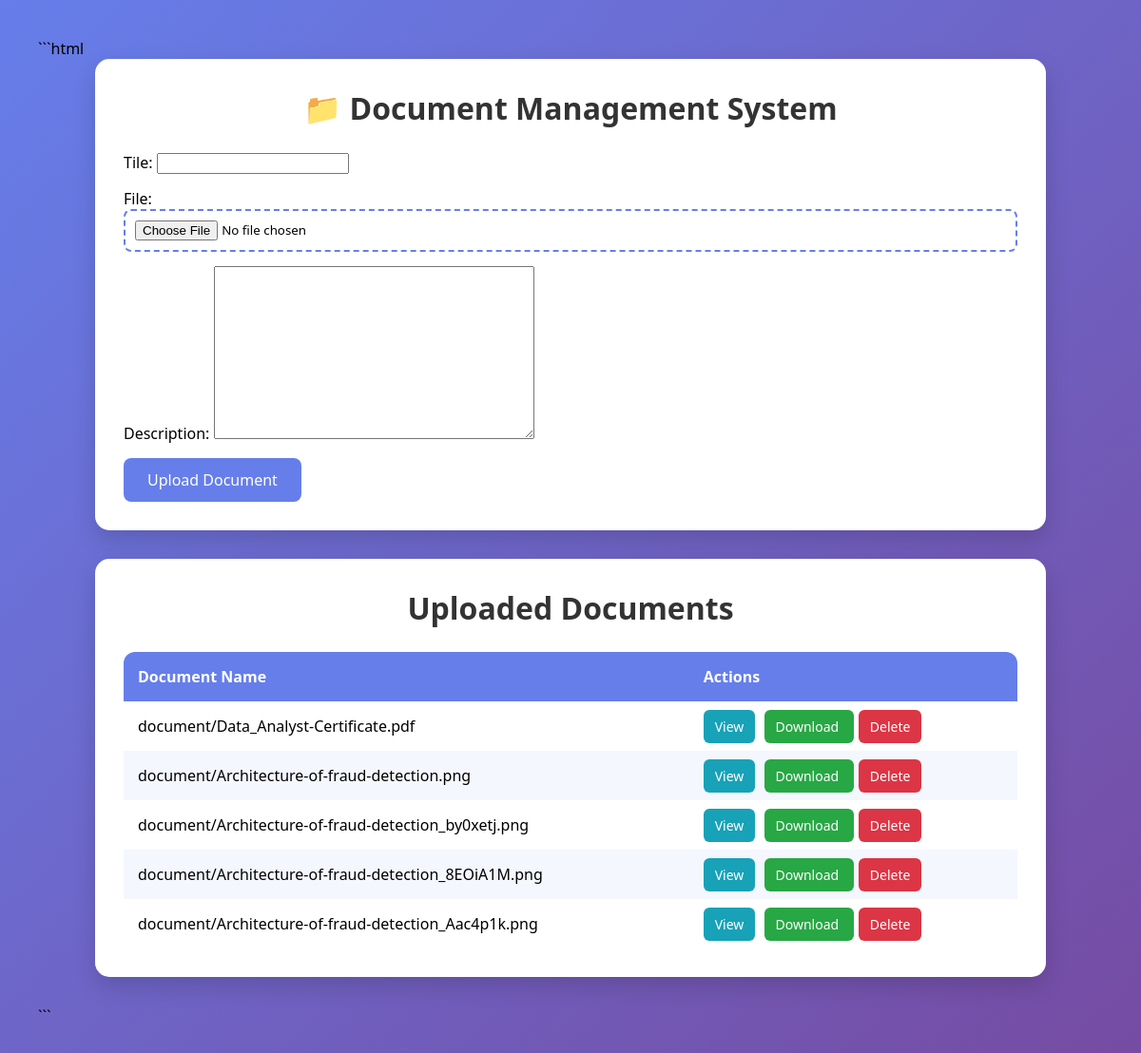
Before: /upload/ with the older database file.
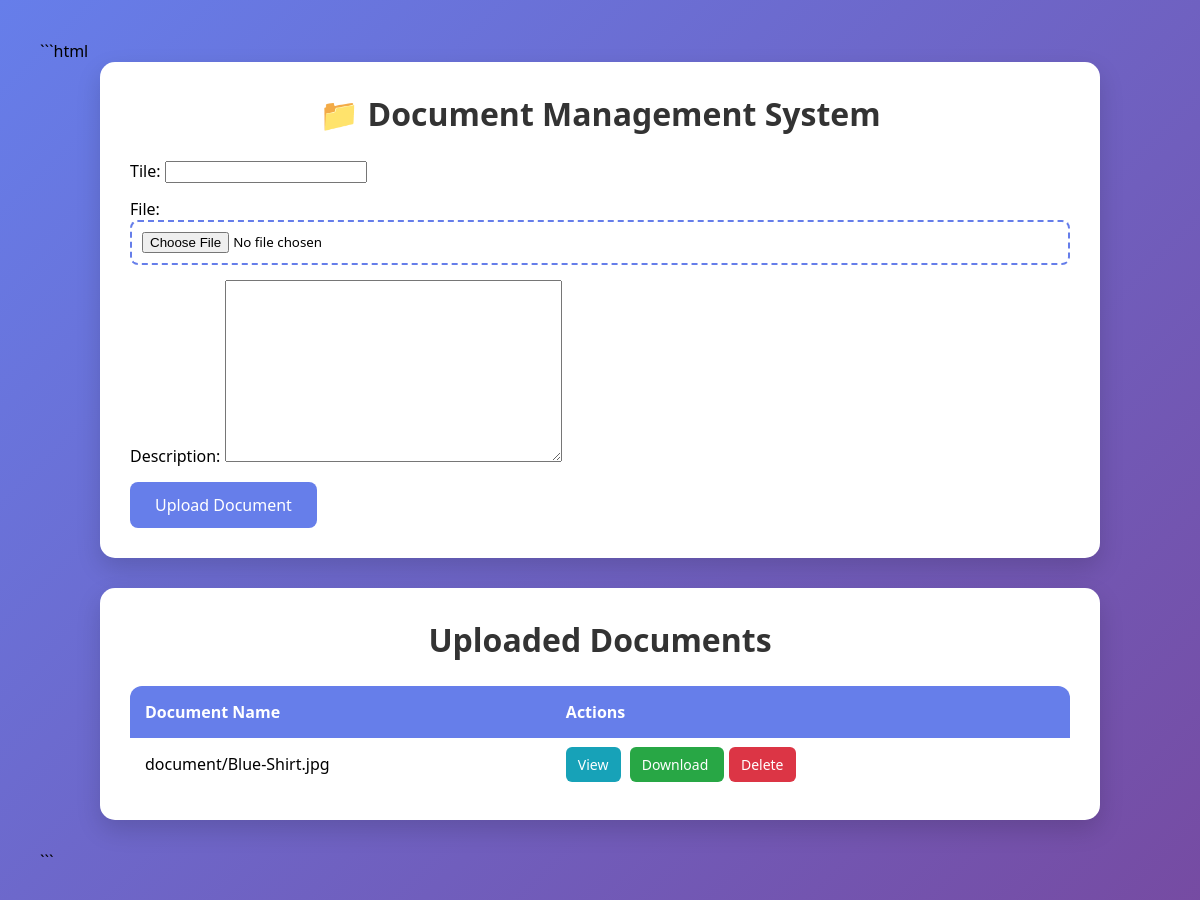
After: the same page with the newer database file.
### app1/models.py (models this page shows)
class Document(models.Model):
    Tile = models.CharField(max_length=150)
    File = models.FileField(upload_to='document/')
    Description = models.TextField()

### app1/views.py (the view)
# urls.py: path('upload/',views.upload,name='upload'),
def upload(request):
    data = Document.objects.all()
    if request.method == 'POST':
        form = DocumentForm(request.POST, request.FILES)
        if form.is_valid():
            form.save()
            return redirect('upload')
    form = DocumentForm()
    return render(request, 'task.html', {'form': form, 'data': data})

### app1/forms.py (shortened to what this page needs)
class DocumentForm(forms.ModelForm):
    class Meta:
        model = Document
        fields = '__all__'

### templates/task.html (shortened to what this page needs)
<!DOCTYPE html>
<html lang="en">
<head>
</head>
<body>
<div class="container">
    <div class="card">
        <h1>📁 Document Management System</h1>
        <form action="{% url 'upload' %}" method="post" enctype="multipart/form-data">
            {{ form.as_p }}
            <button type="submit" class="upload-btn">
                Upload Document
            </button>
        </form>
    </div>
    <div class="card">
        <h1>Uploaded Documents</h1>
        <table>
            <thead>
                <tr>
                    <th>Document Name</th>
                    <th>Actions</th>
                </tr>
            </thead>
            <tbody>
                {% for i in data %}
                <tr>
                    <td>{{ i.File }}</td>
                    <td>
                        <a href="{% url 'view' i.id %}" class="btn view">View</a>
                        <a href="{% url 'download' i.id %}" class="btn download">
                            Download
                        </a>
                        <a href="{% url 'delete' i.id %}"
                           class="btn delete"
                           onclick="return confirm('Delete this file?')">
                            Delete
                        </a>
                    </td>
                </tr>
                {% empty %}
                <tr>
                    <td colspan="2" class="empty">
                        No documents uploaded yet.
                    </td>
                </tr>
                {% endfor %}
            </tbody>
        </table>
    </div>
</div>
</body>
</html>

### templates/task.html (style rules this page uses)
* { margin:0; padding:0; box-sizing:border-box; font-family:'Segoe UI', Tahoma, Geneva, Verdana, sans-serif; }
body { background: linear-gradient(135deg, #667eea, #764ba2); min-height:100vh; padding:40px; }
.container { max-width:1000px; margin:auto; }
.card { background:white; padding:30px; border-radius:15px; box-shadow:0 10px 25px rgba(0,0,0,0.15); margin-bottom:30px; }
h1 { text-align:center; color:#333; margin-bottom:25px; }
form p { margin-bottom:15px; }
input[type="file"] { width:100%; padding:10px; border:2px dashed #667eea; border-radius:8px; }
.upload-btn { background:#667eea; color:white; border:none; padding:12px 25px; border-radius:8px; cursor:pointer; font-size:16px; transition:.3s; }
table { width:100%; border-collapse:collapse; overflow:hidden; border-radius:12px; }
thead { background:#667eea; color:white; }
th, td { padding:15px; text-align:left; }
.btn { text-decoration:none; color:white; padding:8px 12px; border-radius:6px; margin-right:5px; font-size:14px; }
.view { background:#17a2b8; }
.download { background:#28a745; }
.delete { background:#dc3545; }

Changed rows visible on the page:
removed Document: File "document/Data_Analyst-Certificate.pdf"
removed Document: File "document/Architecture-of-fraud-detection.png"
removed Document: File "document/Architecture-of-fraud-detection_by0xetj.png"
removed Document: File "document/Architecture-of-fraud-detection_8EOiA1M.png"
removed Document: File "document/Architecture-of-fraud-detection_Aac4p1k.png"
added Document: File "document/Blue-Shirt.jpg"
